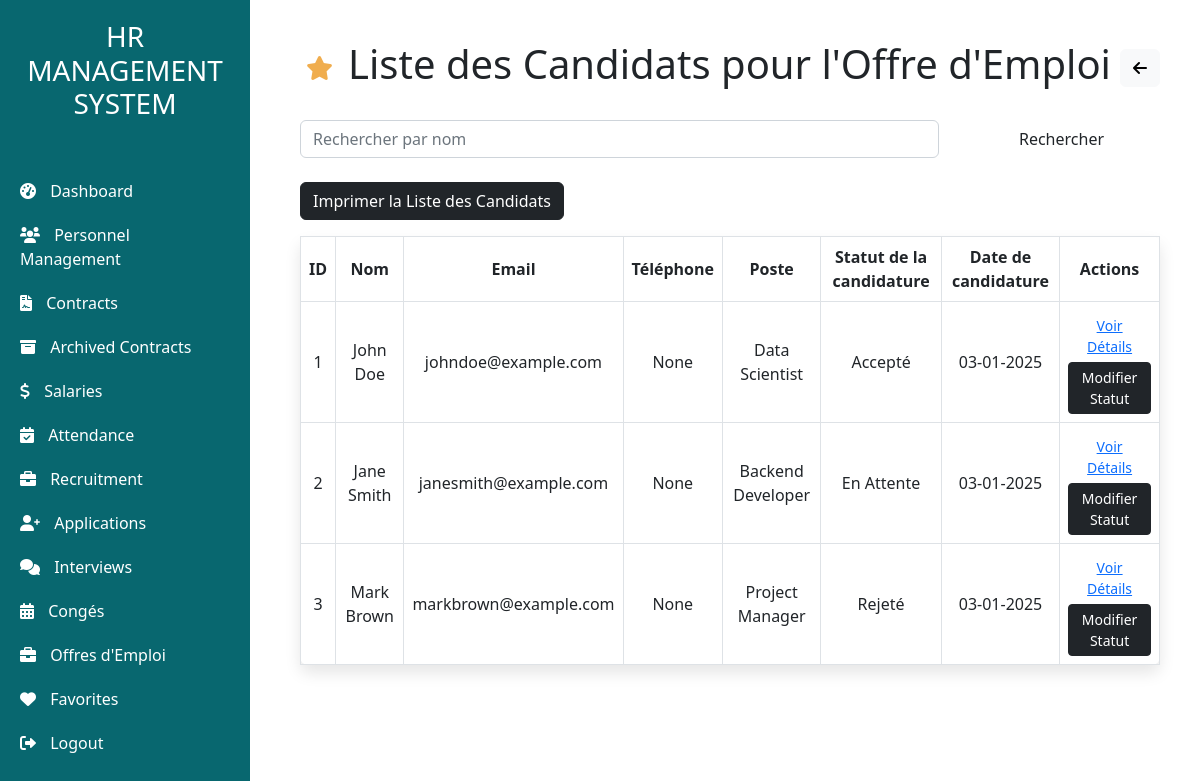
/Condidature/liste_candidats (signed in), run on the app's committed database.
### recrutement/models.py (models this page shows, shortened)
class Candidature(models.Model):
    class StatutCandidatureChoices(models.TextChoices):
        EN_ATTENTE = 'En attente', _('En attente')
        ACCEPTE = 'Accepté', _('Accepté')
        REJETE = 'Rejeté', _('Rejeté')
    id_candidature = models.AutoField(primary_key=True)
    id_offre = models.ForeignKey(Offre_emploi, on_delete=models.CASCADE, related_name="candidatures")  # Cascade delete
    nom_candidat = models.CharField(max_length=100, verbose_name=_("Candidate Name"))
    email_candidat = models.EmailField(verbose_name=_("Candidate Email"), null=True, blank=True)
    telephone_candidat = models.IntegerField(verbose_name=_("Candidate Telephone"), null=True, blank=True)
    cv = models.FileField(upload_to='candidatures/cv/', verbose_name=_("Resume"))
    lettre_motivation = models.TextField(verbose_name=_("Cover Letter"), null=True, blank=True)
    date_candidature = models.DateTimeField(default=timezone.now, verbose_name=_("Application Date"))
    statut_candidature = models.CharField(
        max_length=20,
        choices=StatutCandidatureChoices.choices,
        default=StatutCandidatureChoices.EN_ATTENTE,
        verbose_name=_("Application Status"),
    )
    class Meta:
        verbose_name = _("Candidature")
        verbose_name_plural = _("Candidatures")
        ordering = ['-date_candidature']

class Offre_emploi(models.Model):
    class StatutChoices(models.TextChoices):
        ACTIF = 'Actif', _('Active')
        EXPIRE = 'Expire', _('Expired')
        EN_ATTENTE = 'En attente', _('Pending')
    id_offre = models.AutoField(primary_key=True)
    titre = models.CharField(max_length=300, verbose_name=_("Title"))
    description = models.TextField(verbose_name=_("Description"), default='No description provided')
    statut = models.CharField(
        max_length=20,
        choices=StatutChoices.choices,
        default=StatutChoices.EN_ATTENTE,
        verbose_name=_("Status"),
    )
    date_publication = models.DateField(verbose_name=_("Publication Date"))
    date_expiration = models.DateField(null=True, blank=True, verbose_name=_("Expiration Date"))
    lieu = models.CharField(max_length=255, verbose_name=_("Location"), default="Not specified")
    type_contrat = models.CharField(max_length=100, verbose_name=_("Contract Type"), default="Not specified")
    class Meta:
        verbose_name = _("Job Offer")
        verbose_name_plural = _("Job Offers")
        ordering = ['-date_publication']

### recrutement/views.py (the view)
# urls.py: path('Condidature/liste_candidats', recrutement_views.liste_candidats, name='liste_candidats'),
@login_required
def liste_candidats(request):
    nom_query = request.GET.get('candidate_name', '').strip()
    email_query = request.GET.get('email', '').strip()
    statut_query = request.GET.get('status', '').strip()
    candidats = Candidature.objects.all().order_by('id_candidature')
    if nom_query:
        candidats = candidats.filter(nom_candidat__icontains=nom_query)
    if email_query:
        candidats = candidats.filter(email_candidat__icontains=email_query)
    if statut_query:
        candidats = candidats.filter(statut_candidature__icontains=statut_query)
    candidats_data = []
    for candidat in candidats:
        candidats_data.append({
            'id': candidat.id_candidature,
            'nom': candidat.nom_candidat,
            'email': candidat.email_candidat,
            'telephone': candidat.telephone_candidat,
            'poste': candidat.id_offre.titre if candidat.id_offre else "Non spécifié",
            'date_soumission': candidat.date_candidature,
            'cv': candidat.cv.url if candidat.cv else None,
            'lettre_motivation': candidat.lettre_motivation,
            'statut': candidat.statut_candidature,
        })
    return render(request, 'candidature/liste_candidats.html', {'candidats': candidats_data
                                                                , 'current_url': request.path.lstrip('/')})

### recrutement/templates/candidature/liste_candidats.html (shortened to what this page needs)
<!DOCTYPE html>
<html lang="fr">
<head>
    <link href="https://cdn.jsdelivr.net/npm/bootstrap@5.3.0/dist/css/bootstrap.min.css" rel="stylesheet">
</head>
<body>
    {% extends "base.html" %}
    {% block content %}
    <div class="main-content">
            <div class="d-flex justify-content-between align-items-center mb-4">
                <button class="favorite-btn" title="Ajouter aux Favoris" onclick="toggleFavorite('liste_candidats')">
                    <i class="fas fa-star"></i>
                </button>
                <h1>Liste des Candidats pour l'Offre d'Emploi</h1>
                <a href="javascript:history.back()" class="btn btn-light" title="Retour">
                    <i class="fas fa-arrow-left"></i>
                </a>
            </div>
            <form method="GET" class="search-bar my-4 row">
                <div class="col-md-9">
                    <input type="text" name="candidate_name" class="form-control" placeholder="Rechercher par nom" value="{{ request.GET.candidate_name }}">
                </div>
                <div class="col-md-3">
                    <button type="submit" class="btn btn-custom w-100">Rechercher</button>
                </div>
            </form>
            <button onclick="printTable()" class="btn btn-dark mb-3">Imprimer la Liste des Candidats</button>
            <div id="printableArea">
                <table class="table table-bordered">
                    <thead>
                        <tr>
                            <th>ID</th>
                            <th>Nom</th>
                            <th>Email</th>
                            <th>Téléphone</th>
                            <th>Poste</th>
                            <th>Statut de la candidature</th>
                            <th>Date de candidature</th>
                            <th>Actions</th>
                        </tr>
                    </thead>
                    <tbody>
                        {% for candidat in candidats %}
                        <tr>
                            <td>{{ candidat.id }}</td>
                            <td>{{ candidat.nom }}</td>
                            <td>{{ candidat.email }}</td>
                            <td>{{ candidat.telephone }}</td>
                            <td>{{ candidat.poste }}</td>
                            <td>
                                {% if candidat.statut == 'Actif' %}
                                    Actif
                                {% elif candidat.statut == 'En attente' %}
                                    En Attente
                                {% elif candidat.statut == 'Accepté' %}
                                    Accepté
                                {% elif candidat.statut == 'Rejeté' %}
                                    Rejeté
                                {% endif %}
                            </td>
                            <td>{{ candidat.date_soumission|date:"d-m-Y" }}</td>
                            <td>
                                <a href="{% url 'consulter_candidature' candidat.id %}" class="btn text-primary btn-sm text-decoration-underline">Voir Détails</a>
                                <a href="{% url 'modifier_statut_candidature' candidat.id %}" class="btn btn-dark btn-sm">Modifier Statut</a>
                            </td>
                        </tr>
                        {% empty %}
                        <tr>
                            <td colspan="8" class="text-center">Aucun candidat trouvé.</td>
                        </tr>
                        {% endfor %}
                    </tbody>
                </table>
            </div>
        </div>
    </div>
    {% endblock %}

### recrutement/templates/candidature/liste_candidats.html (style rules this page uses)
body { font-family: 'Roboto', sans-serif; background-color: #f4f6f9; color: #333; }
.main-content { padding: 20px; }
.btn-custom { background-color: #08676F; color: #fff; text-decoration: none; padding: 10px 15px; border-radius: 5px; transition: background-color 0.3s; }
.btn-sm { font-size: 0.9rem; }
.table th, .table td { text-align: center; vertical-align: middle; }
.table { background-color: #fff; border-radius: 8px; box-shadow: 0 8px 16px rgba(0, 0, 0, 0.1); }
.favorite-btn { background-color: transparent; border: none; color: #f0ad4e; font-size: 1.5rem; cursor: pointer; transition: color 0.3s ease; }

### data on the page
Candidature: nom "John Doe", email "johndoe@example.com", date_soumission "03-01-2025"
Offre_emploi: poste "Data Scientist"
Candidature: nom "Jane Smith", email "janesmith@example.com", date_soumission "03-01-2025"
Offre_emploi: poste "Backend Developer"
Candidature: nom "Mark Brown", email "markbrown@example.com", date_soumission "03-01-2025"
Offre_emploi: poste "Project Manager"

### other printed values
{{ candidat.id }} "1" "2" "3"
{{ candidat.telephone }} "None" "None" "None"
